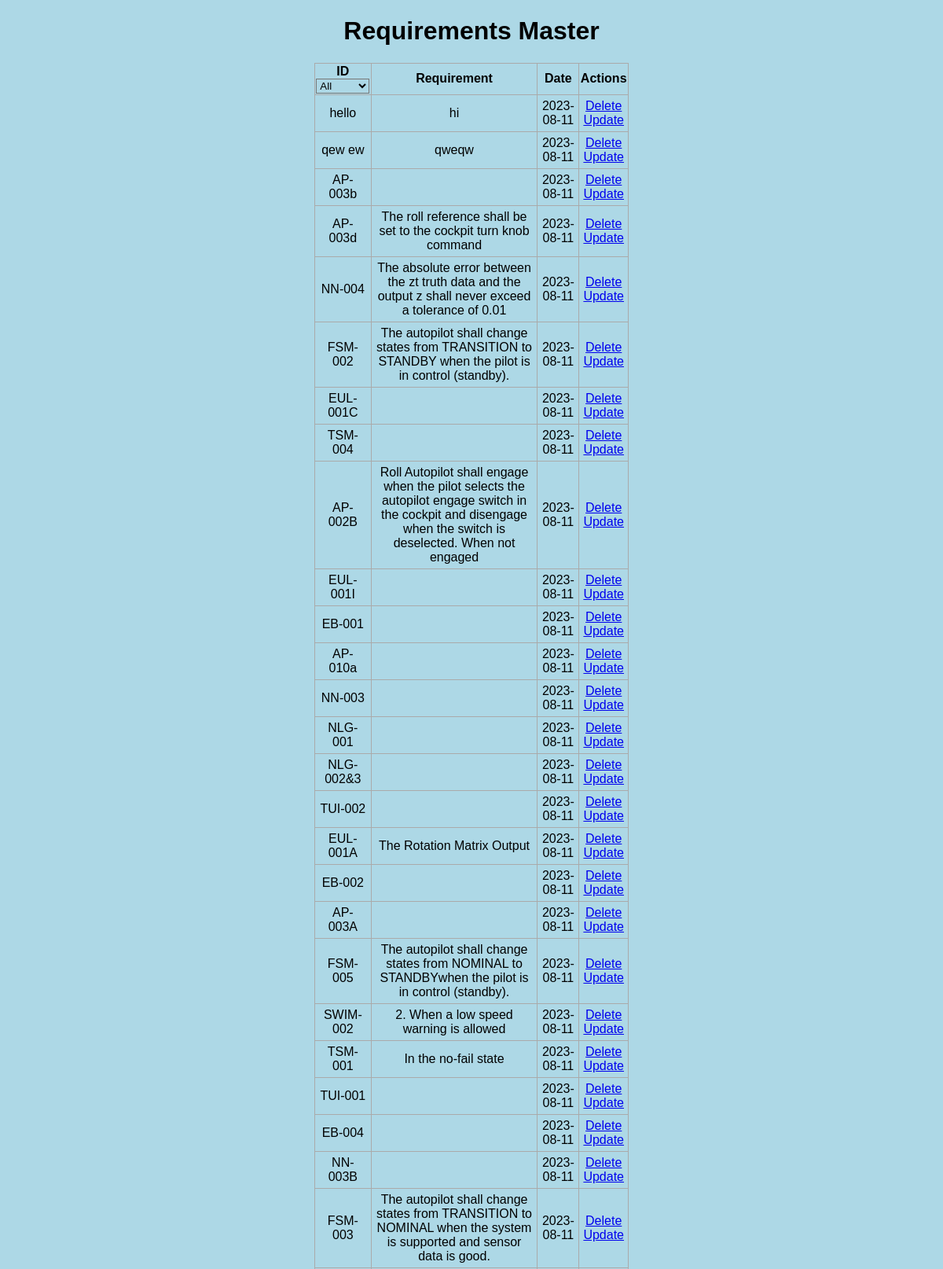
The page / (upper part) on the database its author committed.
### app.py (models this page shows, shortened)
class Todo(db.Model):
    id = db.Column(db.Integer(), primary_key=True)
    content = db.Column(db.String(200), nullable=False)
    date_created = db.Column(db.DateTime, default=datetime.utcnow)

### app.py (the view)
@app.route('/', methods=['POST', 'GET'])
def index():
    if request.method == 'POST':
        task_content = request.form['content']
        new_task = Todo(content=task_content)
        try:
            db.session.add(new_task)
            db.session.commit()
            return redirect('/')
        except:
            return 'There was an issue adding your task'
    else:
        tasks = Todo.query.order_by(Todo.date_created).all()
        project_keys = set()
        for task in tasks:
            reqid = task.content.split(',')[0].split('-')[0]
            project_keys.add(reqid)
        form = FileUploadForm()
        return render_template('index.html', tasks=tasks, form=form, project_keys=project_keys)

### app.py
class FileUploadForm(FlaskForm):
    file = FileField('Upload File', validators=[InputRequired()])
    submit = SubmitField('Upload')

### templates/index.html (shortened to what this page needs)
{% extends 'base.html' %}
{% block body %}
<div class="content">
    <h1 style="text-align: center">Requirements Master</h1>
    {% if tasks|length < 1 %}
    <h4 style="text-align: center">There are no tasks. Create one below!</h4>
    {% else %}
    <table>
        <tr>
            <th class="filter-box">
                ID
                <select id="project-filter">
                    <option value="">All</option>
                </select>
            </th>
            <th>Requirement</th>
            <th>Date</th>
            <th>Actions</th>
        </tr>
        {% for task in tasks %}
            <tr class="data-row" data-project="{{ task.content.split(',')[0].split('-')[0] }}">
                <td>{{ task.content.split(',')[0] }}</td>
                <td>{{ task.content.split(',')[1] }}</td>
                <td>{{ task.date_created.date() }}</td>
                <td>
                    <a href="/delete/{{task.id}}">Delete</a>
                    <br>
                    <a href="/update/{{task.id}}">Update</a>
                </td>
            </tr>
        {% endfor %}
    </table>
    {% endif %}
    <br>
    <br>
</div>
{% endblock %}

### templates/base.html (shortened to what this page needs)
<!DOCTYPE html>
<html lang="en">
<head>
    <link rel="stylesheet" href="{{ url_for('static', filename='css/main.css') }}">
</head>
<body>
    {% block body %}{% endblock %}
</body>
</html>

### static/css/main.css (style rules this page uses)
:last-child, html { margin: 0; font-family: sans-serif; background-color: lightblue; }
.content { margin: 0 auto; width: 400px; }
table, td, th { border: 1px solid #aaa; }
table { border-collapse: collapse; width: 100%; }
th { height: 30px; }
td { text-align: center; padding: 5px; }

### rows shown on the page
Todo: content "hello", content "hi", date_created "2023-08-11"
Todo: content "qew ew", content "qweqw", date_created "2023-08-11"
Todo: content "AP-003b", date_created "2023-08-11"
Todo: content "AP-003d", content "The roll reference shall be set to the cockpit turn knob command", date_created "2023-08-11"
Todo: content "NN-004", content "The absolute error between the zt truth data and the output z shall never exceed a tolerance of 0.01", date_created "2023-08-11"
Todo: content "FSM-002", content "The autopilot shall change states from TRANSITION to STANDBY when the pilot is in control (standby).", date_created "2023-08-11"
Todo: content "EUL-001C", date_created "2023-08-11"
Todo: content "TSM-004", date_created "2023-08-11"
Todo: content "AP-002B", content "Roll Autopilot shall engage when the pilot selects the autopilot engage switch in the cockpit and disengage when the switch is deselected. When not engaged", date_created "2023-08-11"
Todo: content "EUL-001I", date_created "2023-08-11"
Todo: content "EB-001", date_created "2023-08-11"
Todo: content "AP-010a", date_created "2023-08-11"
Todo: content "NN-003", date_created "2023-08-11"
Todo: content "NLG-001", date_created "2023-08-11"
Todo: content "NLG-002&3", date_created "2023-08-11"
Todo: content "TUI-002", date_created "2023-08-11"
Todo: content "EUL-001A", content "The Rotation Matrix Output", date_created "2023-08-11"
Todo: content "EB-002", date_created "2023-08-11"
Todo: content "AP-003A", date_created "2023-08-11"
Todo: content "FSM-005", content "The autopilot shall change states from NOMINAL to STANDBYwhen the pilot is in control (standby).", date_created "2023-08-11"
Todo: content "SWIM-002", content "2. When a low speed warning is allowed", date_created "2023-08-11"
Todo: content "TSM-001", content "In the no-fail state", date_created "2023-08-11"
Todo: content "TUI-001", date_created "2023-08-11"
Todo: content "EB-004", date_created "2023-08-11"
Todo: content "NN-003B", date_created "2023-08-11"
Todo: content "FSM-003", content "The autopilot shall change states from TRANSITION to NOMINAL when the system is supported and sensor data is good.", date_created "2023-08-11"
